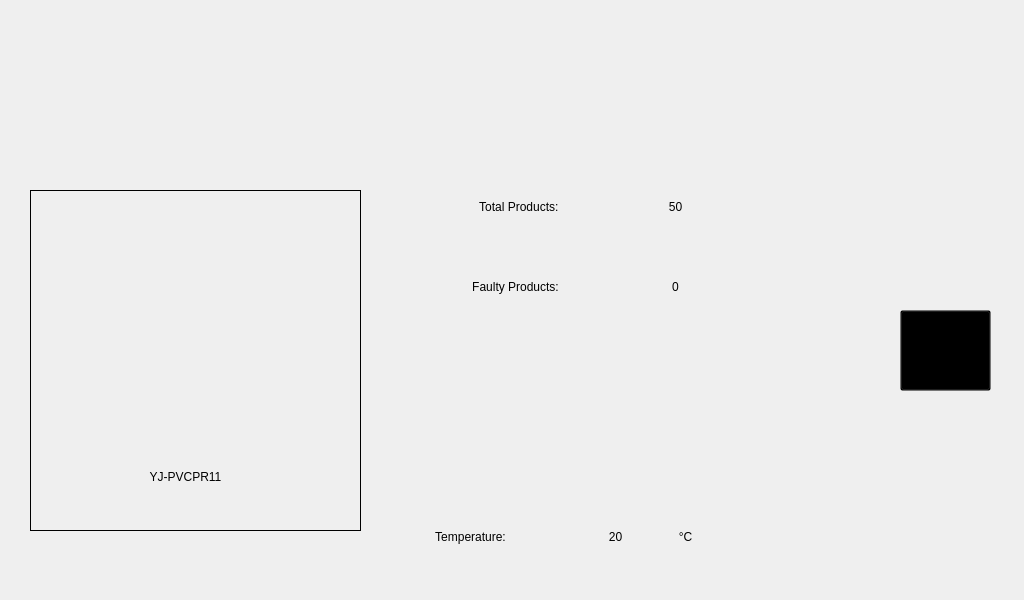
<?xml version="1.0" encoding="UTF-8"?>
<ui version="4.0">
 <class>MainWindow</class>
 <widget class="QMainWindow" name="MainWindow">
  <property name="geometry">
   <rect>
    <x>0</x>
    <y>0</y>
    <width>1024</width>
    <height>600</height>
   </rect>
  </property>
  <property name="windowTitle">
   <string>MainWindow</string>
  </property>
  <widget class="QWidget" name="centralwidget">
   <widget class="QLabel" name="label">
    <property name="geometry">
     <rect>
      <x>0</x>
      <y>-10</y>
      <width>1024</width>
      <height>631</height>
     </rect>
    </property>
    <property name="text">
     <string/>
    </property>
    <property name="pixmap">
     <pixmap>bgr.jpg</pixmap>
    </property>
    <property name="scaledContents">
     <bool>true</bool>
    </property>
   </widget>
   <widget class="QLabel" name="label_2">
    <property name="geometry">
     <rect>
      <x>380</x>
      <y>20</y>
      <width>281</width>
      <height>121</height>
     </rect>
    </property>
    <property name="text">
     <string/>
    </property>
    <property name="pixmap">
     <pixmap>LOGO.png</pixmap>
    </property>
    <property name="scaledContents">
     <bool>true</bool>
    </property>
   </widget>
   <widget class="QLabel" name="label_3">
    <property name="geometry">
     <rect>
      <x>30</x>
      <y>190</y>
      <width>331</width>
      <height>341</height>
     </rect>
    </property>
    <property name="frameShape">
     <enum>QFrame::Panel</enum>
    </property>
    <property name="text">
     <string/>
    </property>
    <property name="pixmap">
     <pixmap>machine.jpg</pixmap>
    </property>
    <property name="scaledContents">
     <bool>true</bool>
    </property>
   </widget>
   <widget class="QLabel" name="label_4">
    <property name="geometry">
     <rect>
      <x>90</x>
      <y>470</y>
      <width>191</width>
      <height>41</height>
     </rect>
    </property>
    <property name="styleSheet">
     <string notr="true">font: 75 48pt &quot;MS Shell Dlg 2&quot;;
font: 24pt &quot;MS Shell Dlg 2&quot;;</string>
    </property>
    <property name="frameShape">
     <enum>QFrame::NoFrame</enum>
    </property>
    <property name="text">
     <string>YJ-PVCPR11
</string>
    </property>
    <property name="textFormat">
     <enum>Qt::PlainText</enum>
    </property>
    <property name="scaledContents">
     <bool>true</bool>
    </property>
    <property name="alignment">
     <set>Qt::AlignHCenter|Qt::AlignTop</set>
    </property>
    <property name="wordWrap">
     <bool>false</bool>
    </property>
   </widget>
   <widget class="QLabel" name="label_5">
    <property name="geometry">
     <rect>
      <x>400</x>
      <y>200</y>
      <width>241</width>
      <height>41</height>
     </rect>
    </property>
    <property name="styleSheet">
     <string notr="true">font: 75 48pt &quot;MS Shell Dlg 2&quot;;
font: 24pt &quot;MS Shell Dlg 2&quot;;</string>
    </property>
    <property name="frameShape">
     <enum>QFrame::NoFrame</enum>
    </property>
    <property name="text">
     <string>Total Products: </string>
    </property>
    <property name="textFormat">
     <enum>Qt::PlainText</enum>
    </property>
    <property name="scaledContents">
     <bool>true</bool>
    </property>
    <property name="alignment">
     <set>Qt::AlignHCenter|Qt::AlignTop</set>
    </property>
    <property name="wordWrap">
     <bool>false</bool>
    </property>
   </widget>
   <widget class="QLabel" name="label_6">
    <property name="geometry">
     <rect>
      <x>400</x>
      <y>280</y>
      <width>231</width>
      <height>41</height>
     </rect>
    </property>
    <property name="styleSheet">
     <string notr="true">font: 75 48pt &quot;MS Shell Dlg 2&quot;;
font: 24pt &quot;MS Shell Dlg 2&quot;;</string>
    </property>
    <property name="frameShape">
     <enum>QFrame::NoFrame</enum>
    </property>
    <property name="text">
     <string>Faulty Products:</string>
    </property>
    <property name="textFormat">
     <enum>Qt::PlainText</enum>
    </property>
    <property name="scaledContents">
     <bool>true</bool>
    </property>
    <property name="alignment">
     <set>Qt::AlignHCenter|Qt::AlignTop</set>
    </property>
    <property name="wordWrap">
     <bool>false</bool>
    </property>
   </widget>
   <widget class="QLabel" name="total">
    <property name="geometry">
     <rect>
      <x>640</x>
      <y>200</y>
      <width>71</width>
      <height>41</height>
     </rect>
    </property>
    <property name="styleSheet">
     <string notr="true">font: 75 48pt &quot;MS Shell Dlg 2&quot;;
font: 24pt &quot;MS Shell Dlg 2&quot;;</string>
    </property>
    <property name="frameShape">
     <enum>QFrame::NoFrame</enum>
    </property>
    <property name="text">
     <string>50</string>
    </property>
    <property name="textFormat">
     <enum>Qt::PlainText</enum>
    </property>
    <property name="scaledContents">
     <bool>true</bool>
    </property>
    <property name="alignment">
     <set>Qt::AlignHCenter|Qt::AlignTop</set>
    </property>
    <property name="wordWrap">
     <bool>false</bool>
    </property>
   </widget>
   <widget class="QLabel" name="faulty">
    <property name="geometry">
     <rect>
      <x>640</x>
      <y>280</y>
      <width>71</width>
      <height>41</height>
     </rect>
    </property>
    <property name="styleSheet">
     <string notr="true">font: 75 48pt &quot;MS Shell Dlg 2&quot;;
font: 24pt &quot;MS Shell Dlg 2&quot;;</string>
    </property>
    <property name="frameShape">
     <enum>QFrame::NoFrame</enum>
    </property>
    <property name="text">
     <string>0</string>
    </property>
    <property name="textFormat">
     <enum>Qt::PlainText</enum>
    </property>
    <property name="scaledContents">
     <bool>true</bool>
    </property>
    <property name="alignment">
     <set>Qt::AlignHCenter|Qt::AlignTop</set>
    </property>
    <property name="wordWrap">
     <bool>false</bool>
    </property>
   </widget>
   <widget class="QLabel" name="label_10">
    <property name="geometry">
     <rect>
      <x>380</x>
      <y>530</y>
      <width>181</width>
      <height>41</height>
     </rect>
    </property>
    <property name="styleSheet">
     <string notr="true">font: 75 48pt &quot;MS Shell Dlg 2&quot;;
font: 20pt &quot;MS Shell Dlg 2&quot;;</string>
    </property>
    <property name="frameShape">
     <enum>QFrame::NoFrame</enum>
    </property>
    <property name="text">
     <string>Temperature:</string>
    </property>
    <property name="textFormat">
     <enum>Qt::PlainText</enum>
    </property>
    <property name="scaledContents">
     <bool>true</bool>
    </property>
    <property name="alignment">
     <set>Qt::AlignHCenter|Qt::AlignTop</set>
    </property>
    <property name="wordWrap">
     <bool>false</bool>
    </property>
   </widget>
   <widget class="QLabel" name="temp">
    <property name="geometry">
     <rect>
      <x>580</x>
      <y>530</y>
      <width>71</width>
      <height>41</height>
     </rect>
    </property>
    <property name="styleSheet">
     <string notr="true">font: 75 48pt &quot;MS Shell Dlg 2&quot;;
font: 24pt &quot;MS Shell Dlg 2&quot;;</string>
    </property>
    <property name="frameShape">
     <enum>QFrame::NoFrame</enum>
    </property>
    <property name="text">
     <string>20</string>
    </property>
    <property name="textFormat">
     <enum>Qt::PlainText</enum>
    </property>
    <property name="scaledContents">
     <bool>true</bool>
    </property>
    <property name="alignment">
     <set>Qt::AlignHCenter|Qt::AlignTop</set>
    </property>
    <property name="wordWrap">
     <bool>false</bool>
    </property>
   </widget>
   <widget class="QLabel" name="label_13">
    <property name="geometry">
     <rect>
      <x>650</x>
      <y>530</y>
      <width>71</width>
      <height>41</height>
     </rect>
    </property>
    <property name="styleSheet">
     <string notr="true">font: 75 48pt &quot;MS Shell Dlg 2&quot;;
font: 24pt &quot;MS Shell Dlg 2&quot;;</string>
    </property>
    <property name="frameShape">
     <enum>QFrame::NoFrame</enum>
    </property>
    <property name="text">
     <string>°C</string>
    </property>
    <property name="textFormat">
     <enum>Qt::PlainText</enum>
    </property>
    <property name="scaledContents">
     <bool>true</bool>
    </property>
    <property name="alignment">
     <set>Qt::AlignHCenter|Qt::AlignTop</set>
    </property>
    <property name="wordWrap">
     <bool>false</bool>
    </property>
   </widget>
   <widget class="QLabel" name="dashboard">
    <property name="geometry">
     <rect>
      <x>900</x>
      <y>310</y>
      <width>91</width>
      <height>91</height>
     </rect>
    </property>
    <property name="text">
     <string/>
    </property>
    <property name="pixmap">
     <pixmap>dashicon.png</pixmap>
    </property>
    <property name="scaledContents">
     <bool>true</bool>
    </property>
   </widget>
   <widget class="QLabel" name="performance">
    <property name="geometry">
     <rect>
      <x>890</x>
      <y>300</y>
      <width>101</width>
      <height>101</height>
     </rect>
    </property>
    <property name="text">
     <string/>
    </property>
    <property name="pixmap">
     <pixmap>performance.png</pixmap>
    </property>
    <property name="scaledContents">
     <bool>true</bool>
    </property>
   </widget>
   <widget class="QLabel" name="label_7">
    <property name="geometry">
     <rect>
      <x>20</x>
      <y>160</y>
      <width>861</width>
      <height>461</height>
     </rect>
    </property>
    <property name="text">
     <string/>
    </property>
    <property name="pixmap">
     <pixmap>pfbg.png</pixmap>
    </property>
    <property name="scaledContents">
     <bool>true</bool>
    </property>
   </widget>
   <widget class="QPushButton" name="button">
    <property name="enabled">
     <bool>true</bool>
    </property>
    <property name="geometry">
     <rect>
      <x>900</x>
      <y>310</y>
      <width>91</width>
      <height>81</height>
     </rect>
    </property>
    <property name="toolTip">
     <string/>
    </property>
    <property name="accessibleDescription">
     <string/>
    </property>
    <property name="styleSheet">
     <string notr="true">background-color: transparent;</string>
    </property>
    <property name="text">
     <string/>
    </property>
   </widget>
   <zorder>label</zorder>
   <zorder>label_2</zorder>
   <zorder>label_3</zorder>
   <zorder>label_4</zorder>
   <zorder>label_5</zorder>
   <zorder>label_6</zorder>
   <zorder>total</zorder>
   <zorder>faulty</zorder>
   <zorder>label_10</zorder>
   <zorder>temp</zorder>
   <zorder>label_13</zorder>
   <zorder>performance</zorder>
   <zorder>dashboard</zorder>
   <zorder>label_7</zorder>
   <zorder>button</zorder>
  </widget>
 </widget>
 <resources/>
 <connections/>
</ui>
